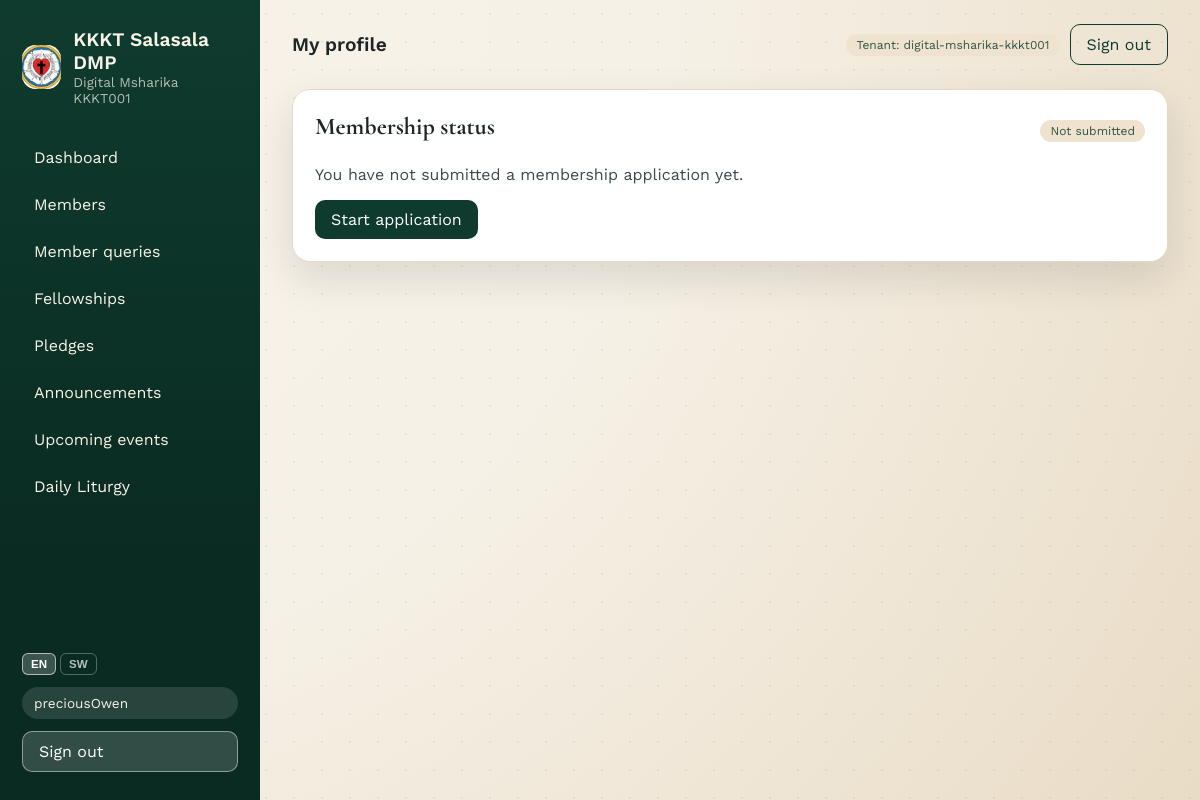
Screenshot of /members/me/ (signed in) with the database file from the repository.
### tenants/models.py (models this page shows, shortened)
class Tenant(models.Model):
	name = models.CharField(max_length=200)
	slug = models.SlugField(unique=True)
	is_active = models.BooleanField(default=True)
	created_at = models.DateTimeField(auto_now_add=True)
	class Meta:
		ordering = ["name"]

### members/views.py (the view)
# urls.py: path("me/", views.MemberProfileView.as_view(), name="me"),
class MemberProfileView(TenantMixin, TemplateView):
    template_name = "members/me.html"
    def get_context_data(self, **kwargs):
        ctx = super().get_context_data(**kwargs)
        tenant = self.get_tenant()
        member = None
        application = None
        if tenant is not None:
            member = Member.objects.filter(
                tenant=tenant,
                username=self.request.user.username,
            ).first()
            application = MemberApplication.objects.filter(
                tenant=tenant,
                user=self.request.user,
            ).first()
        ctx["member"] = member
        ctx["application"] = application
        ctx["profile_state"] = "approved" if member else "not_approved"
        if member:
            try:
                ctx["spiritual_progress"] = member.spiritual_progress
            except SpiritualProgress.DoesNotExist:
                ctx["spiritual_progress"] = None
        else:
            ctx["spiritual_progress"] = None
        return ctx

### members/views.py (called while the page is built)
    def get_tenant(self):
        return getattr(self.request, "tenant", None)

### tenants/context_processors.py (called while the page is built)
def pending_applications(request):
    user = getattr(request, "user", None)
    tenant = getattr(request, "tenant", None)
    if not user or not user.is_authenticated or tenant is None:
        return {"pending_applications_count": 0}
    if not (user.is_superuser or user.id == 1):
        return {"pending_applications_count": 0}
    count = MemberApplication.objects.filter(
        tenant=tenant,
        status=MemberApplication.STATUS_PENDING,
    ).count()
    return {"pending_applications_count": count}

### templates/members/me.html (shortened to what this page needs)
{% extends 'base.html' %}
{% load i18n %}
{% block header %}{% trans "My profile" %}{% endblock %}
{% block content %}
{% if profile_state == "approved" and member %}
<section class="card">
    <div class="card-head">
        <h2>{{ member.full_name }}</h2>
        <span class="badge">{% trans "Approved member" %}</span>
    </div>
    <div class="grid cards">
        <div class="card">
            <h3>{% trans "Personal information" %}</h3>
            <p class="muted">{% trans "Membership No:" %} {{ member.membership_no }}</p>
            <p class="muted">{% trans "Gender:" %} {{ member.gender }}</p>
            <p class="muted">{% trans "Date of birth:" %} {{ member.dob }}</p>
            <p class="muted">{% trans "Marital status:" %} {{ member.marital_status }}</p>
        </div>
        <div class="card">
            <h3>{% trans "Contacts" %}</h3>
            <p class="muted">{% trans "Phone:" %} {{ member.primary_phone }}</p>
            <p class="muted">{% trans "Email:" %} {{ member.email|default:"-" }}</p>
            <p class="muted">{% trans "Residence name:" %} {{ member.residence_name|default:"-" }}</p>
            <p class="muted">{% trans "Fellowship:" %} {{ member.fellowship_name|default:"-" }}</p>
        </div>
        <div class="card">
            <h3>{% trans "Spiritual services" %}</h3>
            <p class="muted">{% trans "Baptized:" %} {{ member.is_baptized|yesno:_("Yes,No") }}</p>
            <p class="muted">{% trans "Confirmed:" %} {{ member.is_confirmed|yesno:_("Yes,No") }}</p>
            <p class="muted">{% trans "Participates in sacraments:" %} {{ member.participates_in_sacraments|yesno:_("Yes,No") }}</p>
        </div>
    </div>
</section>
{% else %}
<section class="card">
    <div class="card-head">
        <h2>{% trans "Membership status" %}</h2>
        {% if application %}
            <span class="badge">{{ application.get_status_display }}</span>
        {% else %}
            <span class="badge">{% trans "Not submitted" %}</span>
        {% endif %}
    </div>
    {% if application %}
    <div class="grid cards">
        <div class="card">
            <h3>{% trans "Application details" %}</h3>
            <p class="muted">{% trans "Full name:" %} {{ application.full_name }}</p>
            <p class="muted">{% trans "Phone:" %} {{ application.primary_phone }}</p>
            <p class="muted">{% trans "Email:" %} {{ application.email|default:"-" }}</p>
            <p class="muted">{% trans "Submitted at:" %} {{ application.created_at }}</p>
            {% if application.reviewed_at %}
                <p class="muted">{% trans "Reviewed at:" %} {{ application.reviewed_at }}</p>
            {% endif %}
            {% if application.assigned_membership_no %}
                <p class="muted">{% trans "Assigned membership number:" %} {{ application.assigned_membership_no }}</p>
            {% endif %}
        </div>
        <div class="card">
            {% if application.status == "pending" %}
                <h3>{% trans "Pending approval" %}</h3>
                <p class="muted">{% trans "Your application is under review. You will see your full member profile here once approved." %}</p>
            {% elif application.status == "rejected" %}
                <h3>{% trans "Application needs update" %}</h3>
                <p class="muted">{% trans "Your application was not approved. Please submit your application again." %}</p>
                <a class="btn" href="{% url 'members:apply' %}">{% trans "Submit again" %}</a>
            {% else %}
                <h3>{% trans "Application submitted" %}</h3>
                <p class="muted">{% trans "Your profile will appear here after final approval." %}</p>
            {% endif %}
        </div>
    </div>
    {% else %}
        <p class="muted">{% trans "You have not submitted a membership application yet." %}</p>
        <a class="btn" href="{% url 'members:apply' %}">{% trans "Start application" %}</a>
    {% endif %}
</section>
{% endif %}
{% endblock %}

### templates/base.html (shortened to what this page needs)
{% load static i18n %}
{% get_current_language as LANGUAGE_CODE %}
<!DOCTYPE html>
<html lang="{{ LANGUAGE_CODE }}">
<head>
    <link rel="stylesheet" href="{% static 'css/app.css' %}" />
</head>
<body>
    <div class="page">
        {% if not hide_sidebar %}
        <aside class="sidebar" id="sidebar">
            <div class="brand">
                <div class="brand-mark">
                    <img src="/media/logo/kkkt-logo.jpg" alt="KKKT Salasala DMP logo" />
                </div>
                <div>
                    <div class="brand-title">KKKT Salasala DMP</div>
                    {% if request.tenant %}
                        <div class="brand-sub">{{ request.tenant.name }}</div>
                    {% endif %}
                </div>
            </div>
            <nav class="nav">
                {% if user.is_authenticated and user.is_superuser or user.is_authenticated and user.id == 1 %}
                    <a href="{% url 'home' %}">{% trans "Dashboard" %}</a>
                    <a href="{% url 'members:list' %}">{% trans "Members" %}</a>
                    <a href="{% url 'members:applications' %}">
                        {% trans "Member queries" %}
                    </a>
                    <a href="{% url 'fellowships:list' %}">{% trans "Fellowships" %}</a>
                    <a href="{% url 'pledges:list' %}">{% trans "Pledges" %}</a>
                    <a href="{% url 'content:announcements' %}">{% trans "Announcements" %}</a>
                    <a href="{% url 'content:upcoming-events' %}">{% trans "Upcoming events" %}</a>
                    <a href="{% url 'content:liturgy' %}">{% trans "Daily Liturgy" %}</a>
                {% endif %}
            </nav>
            <div class="sidebar-footer">
                <form action="{% url 'set_language' %}" method="post" class="lang-sw">
                    <button name="language" value="en" type="submit" class="lang-btn{% if LANGUAGE_CODE == 'en' %} active{% endif %}">EN</button>
                    <button name="language" value="sw" type="submit" class="lang-btn{% if LANGUAGE_CODE == 'sw' %} active{% endif %}">SW</button>
                </form>
                {% if user.is_authenticated %}
                    <div class="user-pill">{{ user.username }}</div>
                    <a class="btn ghost" href="{% url 'logout' %}">{% trans "Sign out" %}</a>
                {% else %}
                    <a class="btn" href="{% url 'login' %}">{% trans "Sign in" %}</a>
                {% endif %}
            </div>
        </aside>
        {% endif %}
        <div class="content">
            <header class="topbar">
                <div class="topbar-title">{% block header %}{% trans "Welcome" %}{% endblock %}</div>
                <div class="topbar-actions">
                    {% if request.tenant %}
                        <span class="badge">{% trans "Tenant" %}: {{ request.tenant.slug }}</span>
                    {% endif %}
                    {% if user.is_authenticated %}
                        <a class="btn ghost" href="{% url 'logout' %}">{% trans "Sign out" %}</a>
                    {% endif %}
                </div>
            </header>
            <main class="main">
                {% block content %}{% endblock %}
            </main>
        </div>
    </div>
</body>
</html>

### static/css/app.css (style rules this page uses)
:root { --ink: #1e2526; --ink-soft: #3b4a4c; --parchment: #f6f1e7; --sand: #efe3cf; --forest: #0f3b2e; --olive: #325443; --gold: #c7a35b; --rose: #f4d7c9; --card: #ffffff; --border: #e5d9c4; --shadow: 0 16px 40px rgba(18, 28, 29, 0.12); }
* { box-sizing: border-box; }
img, video, iframe { max-width: 100%; height: auto; }
body { margin: 0; font-family: "Work Sans", "Segoe UI", sans-serif; color: var(--ink); background: radial-gradient(circle at top left, #f8f2e8 0%, var(--parchment) 45%, #e9dcc6 100%); min-height: 100vh; }
body::before { content: ""; position: fixed; inset: 0; background-image: radial-gradient(rgba(15, 59, 46, 0.06) 1px, transparent 0); background-size: 28px 28px; pointer-events: none; z-index: 0; }
h1, h2, h3 { font-family: "Cormorant Garamond", "Times New Roman", serif; margin: 0 0 0.5rem 0; }
a { color: inherit; text-decoration: none; }
.page { display: flex; min-height: 100vh; position: relative; z-index: 1; width: 100%; max-width: 100vw; overflow-x: hidden; }
.sidebar { width: 260px; background: linear-gradient(180deg, var(--forest), #0a2b22 70%); color: #f8f3e8; padding: 28px 22px; display: flex; flex-direction: column; gap: 32px; }
.brand { display: flex; gap: 12px; align-items: center; }
.brand-mark { width: 44px; height: 44px; border-radius: 14px; background: var(--gold); color: #231b0f; font-weight: 700; display: grid; place-items: center; overflow: hidden; }
.brand-mark img { width: 100%; height: 100%; object-fit: cover; display: block; }
.brand-title { font-size: 1.2rem; font-weight: 600; }
.brand-sub { font-size: 0.85rem; opacity: 0.7; }
.nav { display: flex; flex-direction: column; gap: 8px; }
.nav a { padding: 10px 12px; border-radius: 12px; transition: all 0.2s ease; }
.sidebar-footer { margin-top: auto; display: flex; flex-direction: column; gap: 12px; }
.user-pill { background: rgba(255, 255, 255, 0.12); padding: 8px 12px; border-radius: 999px; font-size: 0.85rem; }
.content { flex: 1; padding: 24px 32px 48px; min-width: 0; max-width: 100%; }
.topbar { display: flex; align-items: center; justify-content: space-between; gap: 16px; margin-bottom: 24px; }
.topbar-title { font-size: 1.2rem; font-weight: 600; }
.topbar-actions { display: flex; align-items: center; gap: 10px; flex-wrap: wrap; justify-content: flex-end; }
.main { display: flex; flex-direction: column; gap: 24px; }
.card { background: var(--card); border-radius: 18px; padding: 22px; border: 1px solid var(--border); box-shadow: var(--shadow); overflow-wrap: anywhere; }
.card-head { display: flex; align-items: center; justify-content: space-between; margin-bottom: 16px; }
.badge { background: var(--sand); color: var(--olive); padding: 4px 10px; border-radius: 999px; font-size: 0.75rem; }
.btn { background: var(--forest); color: #fff; padding: 10px 16px; border-radius: 10px; border: none; cursor: pointer; display: inline-block; transition: transform 0.2s ease, box-shadow 0.2s ease; }
.btn.ghost { background: transparent; color: var(--forest); border: 1px solid var(--forest); }
.sidebar .btn.ghost { background: rgba(255, 255, 255, 0.16); color: #fff; border-color: rgba(255, 255, 255, 0.45); }
.muted { color: var(--ink-soft); }

### templates/base.html (style rules this page uses)
.lang-sw { display:flex; gap:4px; }
.lang-btn { background:transparent; border:1px solid rgba(255,255,255,.3); color:rgba(255,255,255,.7); border-radius:6px; padding:4px 8px; font-size:.72rem; font-weight:600; cursor:pointer; transition:all .2s; }
.lang-btn:hover, .lang-btn.active { background:rgba(255,255,255,.2); color:#fff; border-color:rgba(255,255,255,.6); }

### rows the page displays
Tenant: tenant.name "Digital Msharika KKKT001", tenant.slug "digital-msharika-kkkt001"

### other values shown
{{ user.username }} "preciousOwen"
